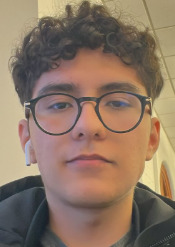
#> input picture input/source_image.jpg, 175 x 247 px
$ python verify_watermark.py input/source_image.jpg
#> lines starting #> are read from the running program, lines starting #| are printed output that depends on the picture
#> in verify_image, image is the input picture: shape (247, 175, 3); mean B, G, R 100.4, 118.5, 141.1
### modules/watermark.py
"""
Invisible watermarking module for deepfake output traceability
Uses DCT-based frequency domain watermarking for robustness
"""

import numpy as np
import cv2
import hashlib
import json
import time
from typing import Tuple, Optional, Dict
import base64
import modules.globals

class DeepfakeWatermark:
    def __init__(self, strength: float = 0.1, block_size: int = 8):
        """
        Initialize watermarking system

        Args:
            strength: Watermark strength (0.05-0.2 recommended, higher = more visible)
            block_size: DCT block size (8 is standard)
        """
        self.strength = strength
        self.block_size = block_size
        self.watermark_signature = "DLC_DEEPFAKE"  # Identifier

    # [49 lines left out: functions generate_watermark_data, _file_hash, _string_to_binary, not called in this run]

    def _binary_to_string(self, binary: np.ndarray) -> str:
        """Convert binary array back to string"""
        binary_str = ''.join(str(int(b)) for b in binary)
        # Split into bytes
        bytes_list = []
        for i in range(0, len(binary_str), 8):
            byte = binary_str[i:i+8]
            if len(byte) == 8:
                bytes_list.append(int(byte, 2))
        try:
            return bytes.fromhex(''.join(f'{b:02x}' for b in bytes_list)).decode('utf-8', errors='ignore')
        except:
            return ""

    # [118 lines left out: functions embed_watermark_dct, embed_metadata_exif, not called in this run]

    def extract_watermark_dct(self, image: np.ndarray, expected_length: int = 2000) -> Optional[str]:
        """Extract watermark from LSB positions"""
#> called with expected_length = 2000
        if image is None or image.size == 0:
            return None

        height, width = image.shape[:2]
#> height = 247; width = 175

        # Extract blue channel (same as embedding)
        if len(image.shape) == 3:
            target_channel = image[:, :, 0]
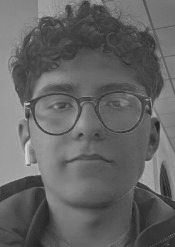
#> target_channel: shape (247, 175); min 31, max 215, mean 100.4
        else:
            target_channel = image

        extracted_bits = []

        # Use same random seed to get same positions
        np.random.seed(42)

        # Extract bits from LSB at pseudo-random positions
        for _ in range(expected_length):
            pos_y = np.random.randint(0, height)
            pos_x = np.random.randint(0, width)

            # Get pixel value and extract LSB
            pixel_val = int(target_channel[pos_y, pos_x])
            bit = pixel_val & 1  # Extract LSB
            extracted_bits.append(bit)
#> this loop made 2000 passes
#> (pixel_val, bit) on passes 1 to 3: (86, 0), (84, 0), (69, 1)
#> after the loop, extracted_bits = 2000 values, max 1 at index 2, min 0 at index 0, mean 0.482

        # Convert bits to string
        extracted_bits = np.array(extracted_bits)
        return self._binary_to_string(extracted_bits)
#> the loop in _binary_to_string, `for i in range(0, len(binary_str), 8):` made 250 passes
#> (i, byte) on passes 2 to 4: (8, '11101110'), (16, '00101001'), (24, '10001011')
#> after the loop in _binary_to_string, `for i in range(0, len(binary_str), 8):`: bytes_list = 250 values, max 254 at index 84, min 0 at index 56, mean 120.1

    def verify_watermark(self, image: np.ndarray) -> Tuple[bool, Optional[Dict]]:
        """
        Verify if image contains valid watermark and extract metadata

        Returns: (is_watermarked, metadata_dict)
        """
        try:
            extracted = self.extract_watermark_dct(image)

            if extracted and self.watermark_signature in extracted:
                # Try to parse JSON metadata
                try:
                    # Find JSON portion
                    start = extracted.find('{')
                    end = extracted.rfind('}') + 1
                    if start >= 0 and end > start:
                        json_str = extracted[start:end]
                        metadata = json.loads(json_str)
                        return True, metadata
                except:
                    pass
                return True, {"signature": self.watermark_signature}
            return False, None
        except Exception as e:
            # Silent failure - watermark not found
            return False, None


# Global instance
_watermark_instance = None

# [100 lines left out: functions get_watermark_instance, watermark_output, not called in this run]

### verify_watermark.py
#!/usr/bin/env python3
"""
Utility to verify and extract watermarks from deepfake outputs
"""

import sys
import cv2
import argparse
from modules.watermark import DeepfakeWatermark
import json

def verify_image(image_path: str):
    """Verify if image contains watermark"""
    print(f"Checking: {image_path}")
    print("-" * 50)

    # Load image
    image = cv2.imread(image_path)
    if image is None:
        print(f"Error: Could not load image")
        return

    # Create watermark instance
    watermarker = DeepfakeWatermark()

    # Verify watermark
    is_watermarked, metadata = watermarker.verify_watermark(image)
#> is_watermarked = False

    if is_watermarked:
        print("✓ WATERMARK DETECTED")
        print("\nExtracted Metadata:")
        print(json.dumps(metadata, indent=2))
        print("\n" + "=" * 50)
        print("This is a confirmed deepfake from Deep-Live-Cam")
        print("=" * 50)
    else:
        print("✗ NO WATERMARK DETECTED")
        print("\nThis image may not be from Deep-Live-Cam or")
        print("the watermark was removed/corrupted.")

if __name__ == "__main__":
    parser = argparse.ArgumentParser(description="Verify deepfake watermarks")
    parser.add_argument("image", help="Path to image file to verify")
    args = parser.parse_args()

    verify_image(args.image)
